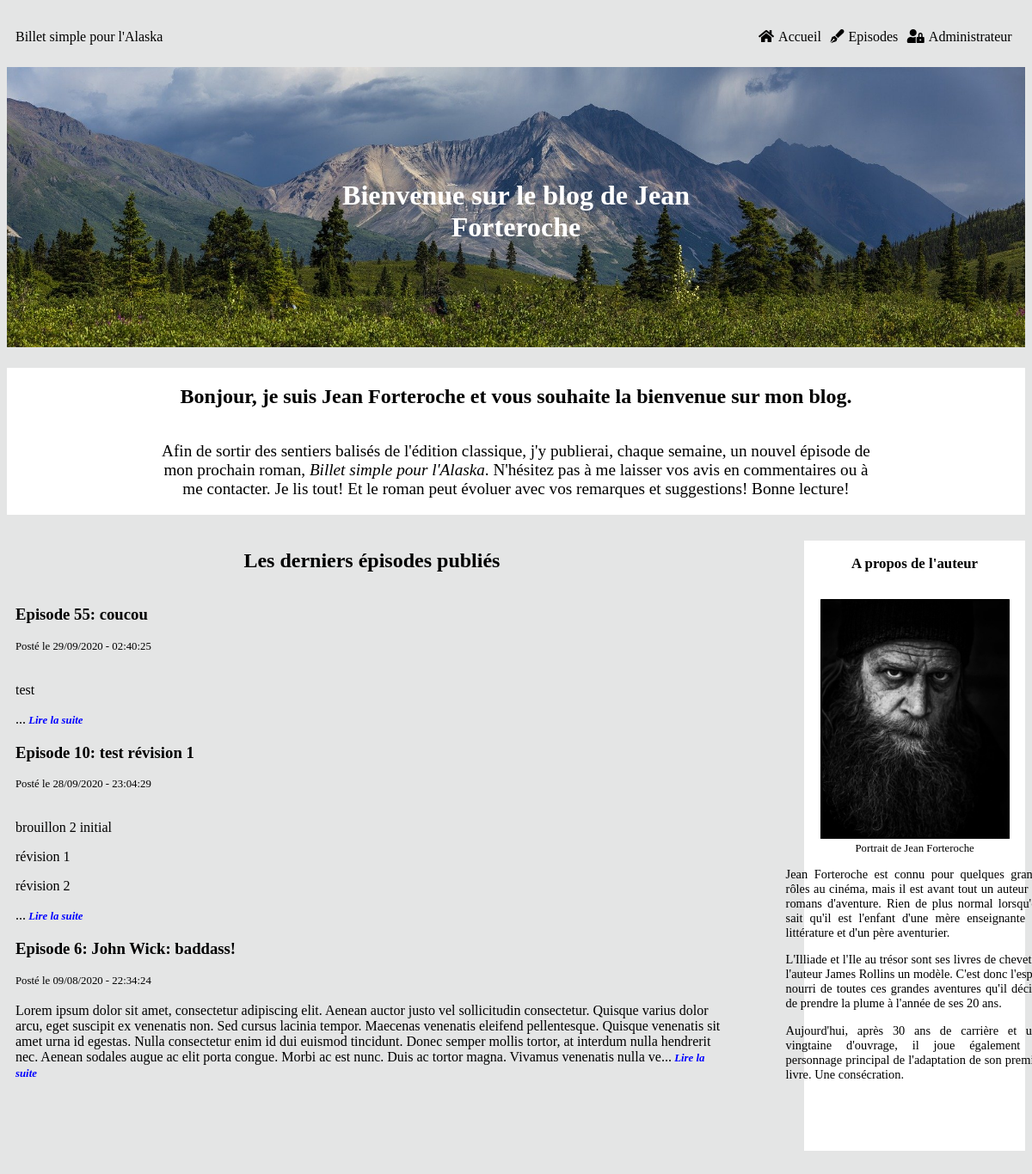
The page / on the database its author committed.
### tables this page shows
CREATE TABLE IF NOT EXISTS `episodes` (
  `episode_id` tinyint(11) NOT NULL AUTO_INCREMENT,
  `numero_episode` tinyint(11) NOT NULL,
  `episode_title` char(255) NOT NULL,
  `episode_content` longtext NOT NULL,
  `episode_date` datetime NOT NULL DEFAULT CURRENT_TIMESTAMP,
  `episode_status` int(1) NOT NULL,
  PRIMARY KEY (`episode_id`),
  UNIQUE KEY `unicite` (`numero_episode`) USING BTREE
);

### src/View/View.php (called while the page is built, shortened)
<?php
class View
{
    public function display(array $data, string $template, string $layout) : void
    {
        require_once($template);
    }
}

### src/Controller/FrontOffice/PostController.php (called while the page is built, shortened)
<?php
class PostController
{
    private $postManager;
    private $view;
    private $layout;
    public function __construct(PostManager $postManager, View $view, CommentManager $commentManager, Session $session, Token $token)
    {
        $this->postManager = $postManager;
        $this->view = $view;
        $this->layout = '../templates/frontOffice/layout.html.php';
    }
    public function displayHome() : void
    {
        $data = $this->postManager->getThreeEpisodes();
        $template = 'home.html.php';
        $this->view->display($data, $template, $this->layout);
    }
}

### public/index.php (called while the page is built, shortened)
<?php
$router = new Router();
$router->run();

### src/Model/PostManager.php (called while the page is built, shortened)
<?php
class PostManager
{
    private $database;
    public function __construct(Database $database)
    {
        $this->database = $database;
    }
    public function getThreeEpisodes() : array
    {
        $request = $this->database->prepare("SELECT *, substring(episode_content, 1, 500) AS episode_content, DATE_FORMAT(episode_date, '%d/%m/%Y - %H:%i:%s') AS episode_date
            FROM episodes
            WHERE episode_status = 1
            ORDER BY numero_episode
            DESC LIMIT 0, 3");
        $request->execute();
        return $request->fetchAll();
    }
}

### Templates/Frontoffice/home.html.php (the view)
<h2>Les derniers épisodes publiés</h2>
<?php foreach ($data as $entry) {?>
    <article>
        <a href='index.php?action=post&id=<?=$entry['episode_id']?>'>
            <h3 class='episode_title'>Episode <?=$entry['numero_episode']?>: <?=htmlspecialchars_decode($entry['episode_title'])?></h3>
        </a>
        <span class='post_date'>Posté le <?=$entry['episode_date']?></span><br/>
        <div><?=htmlspecialchars_decode($entry['episode_content'])?>...<span class='read_next'><a href="index.php?action=post&id=<?=$entry['episode_id']?>"> Lire la suite</a></span></div>
    </article>
<?php
}?>

### public/css/style.css (style rules this page uses)
html { font-family: aileron; background-color: #e4e5e5; }
a { text-decoration: none; color: black; }
h2 { text-align: center; }
.post_date { font-size: 0.8rem; }
article { display: flex; flex-direction: column; }
article p { text-align: justify; }
.read_next > a { font-size: 0.8rem; font-style: italic; font-weight: bold; color: blue; }

### rows shown on the page
episodes: numero_episode "55", episode_title "coucou", episode_date "29/09/2020 - 02:40:25", episode_content "test"
episodes: numero_episode "10", episode_title "test révision 1", episode_date "28/09/2020 - 23:04:29", episode_content "brouillon 2 initial révision 1 révision 2"
episodes: numero_episode "6", episode_title "John Wick: baddass!", episode_date "09/08/2020 - 22:34:24", episode_content "Lorem ipsum dolor sit amet, consectetur adipiscing elit. Aenean auctor justo vel sollicitudin consectetur. Quisque varius dolor arcu, eget suscipit ex venenatis non. Sed cursus lacinia tempor. Maecenas venenatis eleifend pellentesque. Quisque venenatis sit amet urna id egestas. Nulla consectetur enim id dui euismod tincidunt. Donec semper mollis tortor, at interdum nulla hendrerit nec. Aenean sodales augue ac elit porta congue. Morbi ac est nunc. Duis ac tortor magna. Vivamus venenatis nulla ve"
